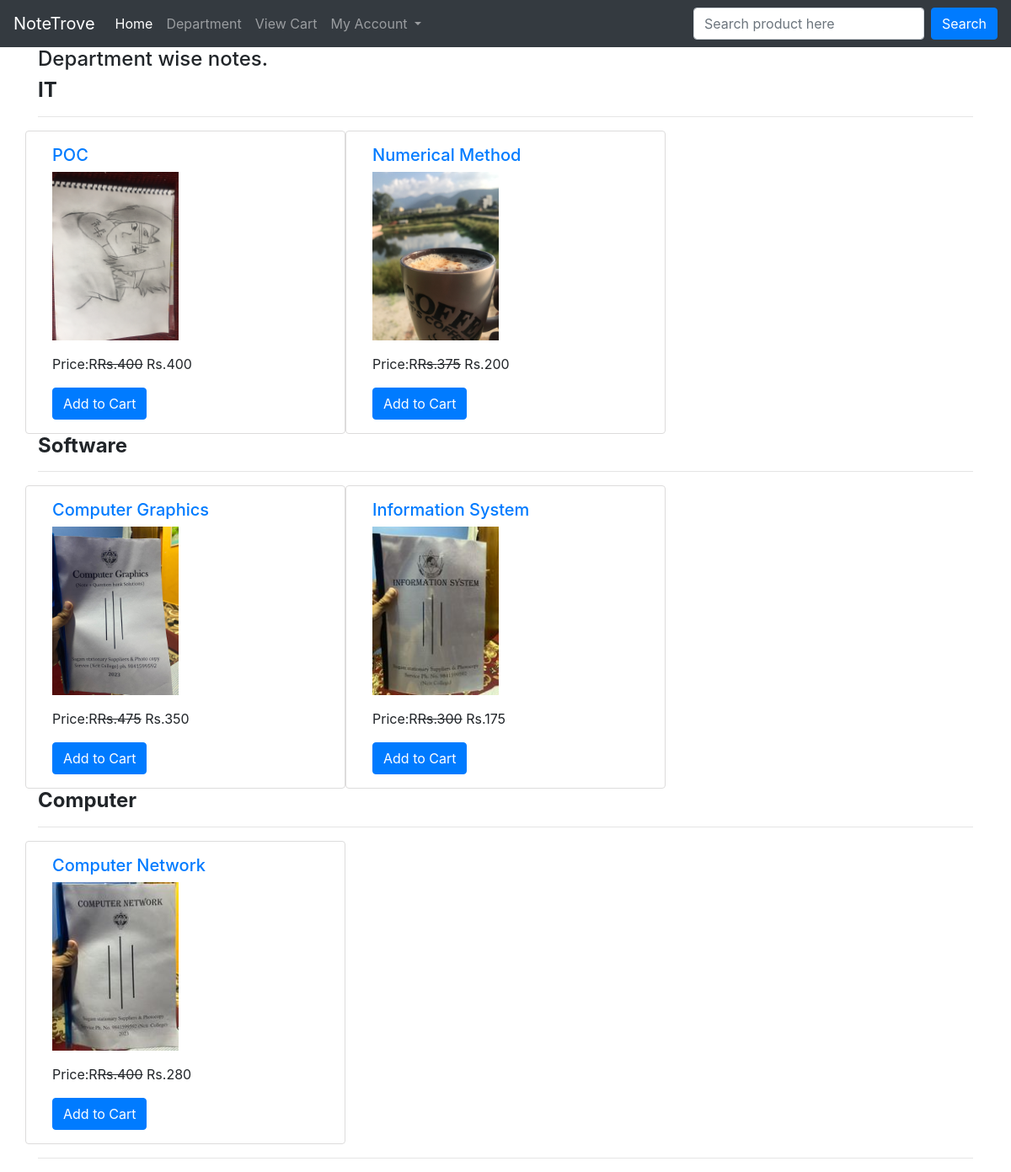
The page /all-products/ on the database its author committed.
### RBB/models.py (models this page shows, shortened)
class Category(models.Model):
    title=models.CharField(max_length=200)
    slug=models.SlugField(unique=True)

class Product(models.Model):
    title=models.CharField(max_length=200)
    slug=models.SlugField(unique=True)
    category=models.ForeignKey(Category,on_delete=models.CASCADE)
    image = models.ImageField(upload_to='products')
    marked_price =models.PositiveIntegerField()
    selling_price=models.PositiveIntegerField()
    description=models.TextField()
    warranty=models.CharField(max_length=300,null=True,blank=True)
    return_policy=models.CharField(max_length=300,null=True,blank=True)
    var_count=models.PositiveIntegerField(default=0)

### RBB/views.py (the view)
# urls.py: path('all-products/',AllProducts.as_view(),name='allproducts'),
class AllProducts(EcomMixin,TemplateView):
    template_name='allproducts.html'
    def get_context_data(self,**kwargs):
        context=super().get_context_data(**kwargs)
        context['allproducts']=Category.objects.all()
        return context

### RBB/views.py (called while the page is built)
    def dispatch(self,request,*args,**kwargs):
        cart_id=self.request.session.get('cart_id')
        if cart_id:
            cart_obj=Cart.objects.get(id=cart_id)
            if request.user.is_authenticated and Customer.objects.filter(user=request.user).exists():
                cart_obj.customer=request.user.customer
                cart_obj.save()
        return super().dispatch(request,*args,**kwargs)

### templates/allproducts.html (shortened to what this page needs)
{% extends 'base.html' %}
{%block content%}
<div class="container">
    <h4>Department wise notes.</h4>
    {%for cat in allproducts%}
    <h4><strong>{{cat.title}}</strong></h4>
    <hr>
     <div class="row">
        {%for p in cat.product_set.all%}
            <div class="col-md-4 card" style="border: 1px solid rgb(221, 220, 220);">
                <div class="m-3">
                <h5><a href="{% url 'RBB:productdetail' p.slug %}">{{p.title}}</a></h5>
                <img src="{{p.image.url}}" class="img-fluid" style="height:200px;object-fit:contain">
                <p class="mt-3">Price:R<strike>Rs.{{p.marked_price}}</strike> Rs.{{p.selling_price}}</p>
                <a href="{%url 'RBB:addtocart' p.id %}" class="btn btn-primary">Add to Cart</a>
                </div>
         </div>
        {%endfor%}
     </div>
    {%endfor%}
    <hr>
</div>
{%endblock%}

### templates/base.html (shortened to what this page needs)
<!DOCTYPE html>
<html lang="en">
<head>
    <link rel="stylesheet" href="https://stackpath.bootstrapcdn.com/bootstrap/4.5.2/css/bootstrap.min.css">
</head>
<body>
    <nav class="navbar navbar-expand-lg navbar-dark bg-dark">
        <a class="navbar-brand" href="{% url 'RBB:home'%}">NoteTrove </a>
        <div class="collapse navbar-collapse" id="navbarSupportedContent">
          <ul class="navbar-nav mr-auto">
            <li class="nav-item active">
              <a class="nav-link" href="{% url 'RBB:home'%}">Home <span class="sr-only">(current)</span></a>
            </li>
            <li class="nav-item">
              <a class="nav-link" href="{% url 'RBB:allproducts'%}">Department</a>
            </li>
            <li class="nav-item">
                <a class="nav-link" href="{% url 'RBB:mycart'%}">View Cart</a>
              </li>
            <li class="nav-item dropdown">
              <a class="nav-link dropdown-toggle" href="#" id="navbarDropdown" role="button" data-toggle="dropdown" aria-haspopup="true" aria-expanded="false">
                My Account
              </a>
            </li>
          </ul>
          <form class="form-inline my-2 my-lg-0" action="/search/" method="GET" >
            <input name='keyword' class="form-control mr-sm-2" type="search" placeholder="Search product here" aria-label="Search" required>
            <button class="btn btn-primary my-2 my-sm-0" type="submit">Search</button>
          </form>
        </div>
      </nav>
    {% block content%}
    {%endblock%}
</body>
</html>

### rows shown on the page
Category: title "IT"
Product: title "POC", image (picture), marked_price "400", selling_price "400"
Product: title "Numerical Method", image (picture), marked_price "375", selling_price "200"
Category: title "Software"
Product: title "Computer Graphics", image (picture), marked_price "475", selling_price "350"
Product: title "Information System", image (picture), marked_price "300", selling_price "175"
Category: title "Computer"
Product: title "Computer Network", image (picture), marked_price "400", selling_price "280"
